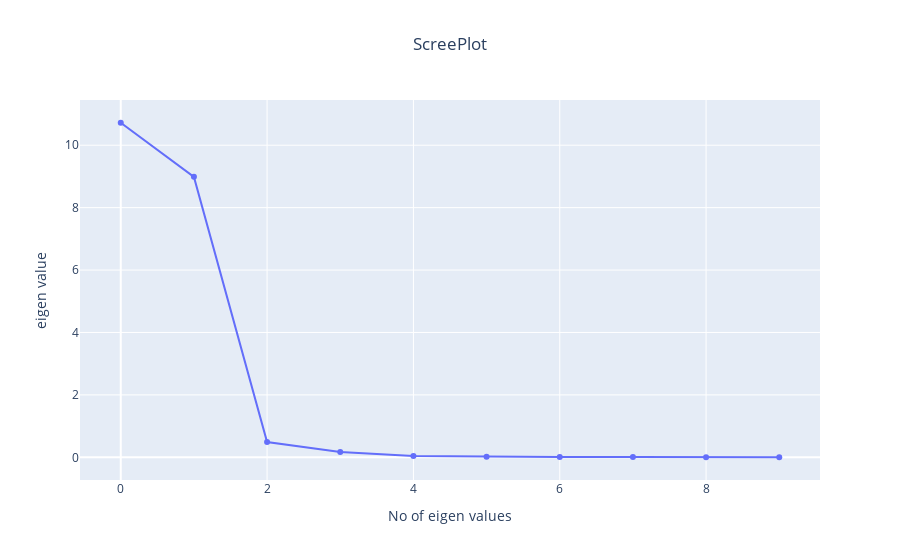
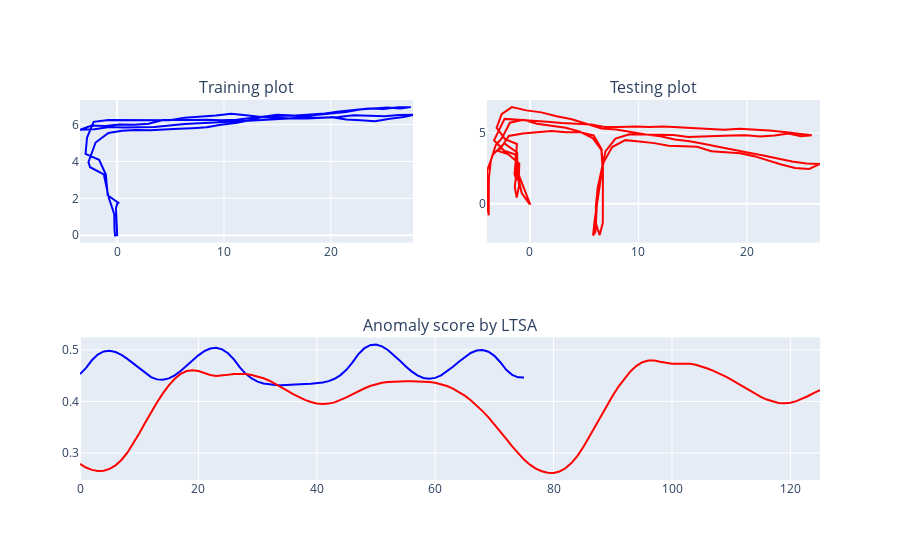

Notebook code cell kept with these figures, in order:
### Code cell
result = run_algo(method_name='LTSA')
result
